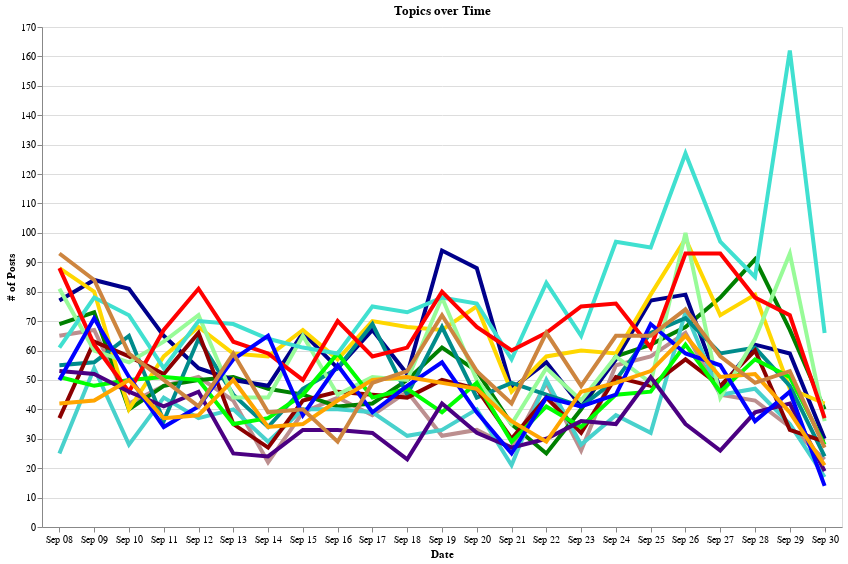

The notebook cell this image was saved under:
### Code cell
grouped.columns = ["count", "sum", "mean"]
# drop not interpreted topics, will be merged to one uber-topic otherwise
grouped_cleaned = grouped.drop("-", level="topic_interpretation")
p_data = grouped_cleaned.reset_index().round(2)
p_data["Topic"] = p_data.topic_interpretation
p_data["color"] = p_data.topic_interpretation.map(topic_color) 

highlight = alt.selection(type="single", on="mouseover", fields=["Topic"],
                          nearest=True)

base = alt.Chart(p_data, title="Topics over Time").mark_line().encode(
    x=alt.X("monthdate(dateCreated):O", title="Date"),
    y=alt.Y("count:Q", title="# of Posts",
            scale=alt.Scale(domain=(0, 170))),
    #color=alt.Color("Topic:N", scale=alt.Scale(scheme="tableau20")),
    color=alt.Color("color", scale=None),
    tooltip=[alt.Tooltip("Topic", title="Topic"),
             alt.Tooltip("dateCreated", title="Day"),
             alt.Tooltip("count", title="Posts")]
)

points = base.mark_circle().encode(
    opacity=alt.value(0)
).add_selection(
    highlight
).properties(
    width=800,
    height=500
)

lines = base.mark_line().encode(
    size=alt.condition(~highlight, alt.value(0.5), alt.value(4))
)

chart = points + lines
#chart.save(os.path.join(figures_path, "topics", "topics_timeline.html"))
chart

### Figure 1 — Vega-Lite specification as saved in the notebook (floating-point values rounded to 4 significant figures; data arrays with more than 128 entries replaced by an {"elided": "..."} marker saying what was removed)
{"$schema": "https://vega.github.io/schema/vega-lite/v3.4.0.json", "config": {"mark": {"tooltip": null}, "view": {"height": 300, "width": 400}}, "data": {"name": "data-98a4cffc24d63efc14f5346a7e55faf8"}, "datasets": {"data-98a4cffc24d63efc14f5346a7e55faf8": {"elided": "345 records"}}, "layer": [{"encoding": {"color": {"field": "color", "scale": null, "type": "nominal"}, "opacity": {"value": 0}, "tooltip": [{"field": "Topic", "title": "Topic", "type": "nominal"}, {"field": "dateCreated", "title": "Day", "type": "temporal"}, {"field": "count", "title": "Posts", "type": "quantitative"}], "x": {"field": "dateCreated", "timeUnit": "monthdate", "title": "Date", "type": "ordinal"}, "y": {"field": "count", "scale": {"domain": [0, 170]}, "title": "# of Posts", "type": "quantitative"}}, "height": 500, "mark": "circle", "selection": {"selector001": {"fields": ["Topic"], "nearest": true, "on": "mouseover", "type": "single"}}, "title": "Topics over Time", "width": 800}, {"encoding": {"color": {"field": "color", "scale": null, "type": "nominal"}, "size": {"condition": {"selection": {"not": "selector001"}, "value": 0.5}, "value": 4}, "tooltip": [{"field": "Topic", "title": "Topic", "type": "nominal"}, {"field": "dateCreated", "title": "Day", "type": "temporal"}, {"field": "count", "title": "Posts", "type": "quantitative"}], "x": {"field": "dateCreated", "timeUnit": "monthdate", "title": "Date", "type": "ordinal"}, "y": {"field": "count", "scale": {"domain": [0, 170]}, "title": "# of Posts", "type": "quantitative"}}, "mark": "line", "title": "Topics over Time"}]}
